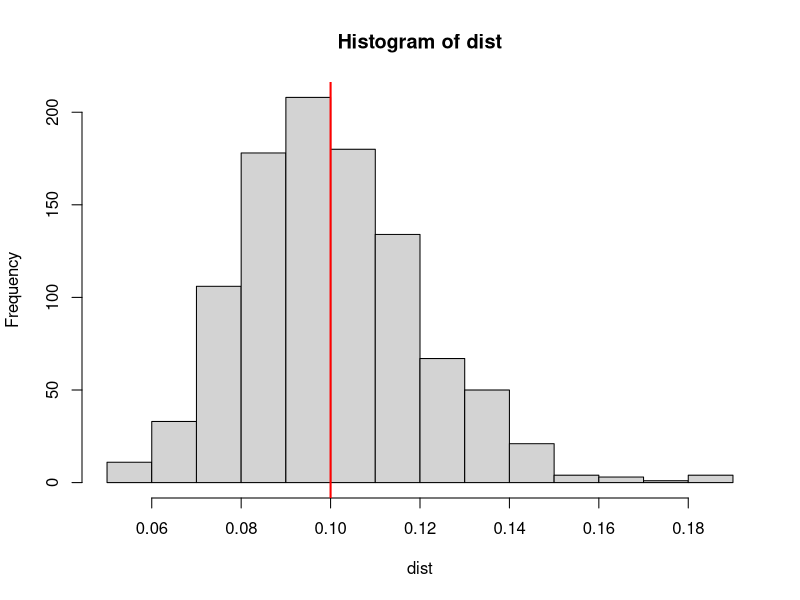
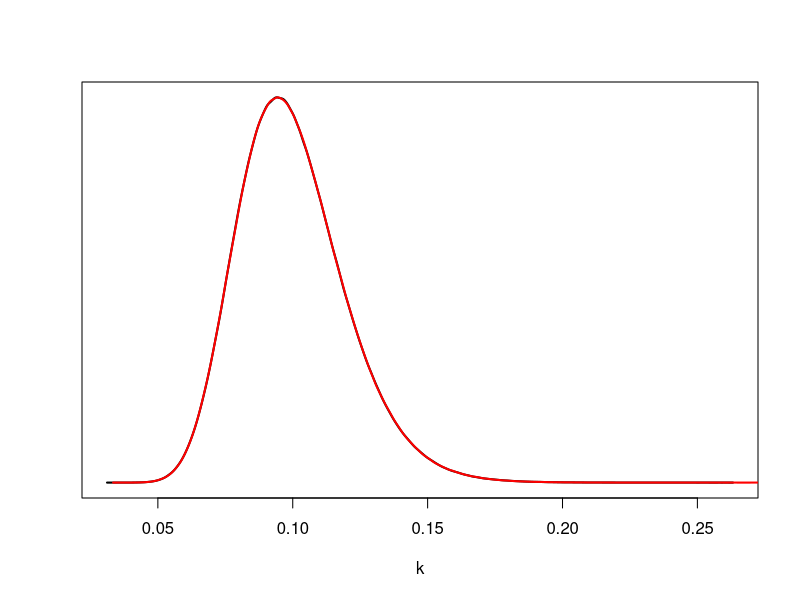
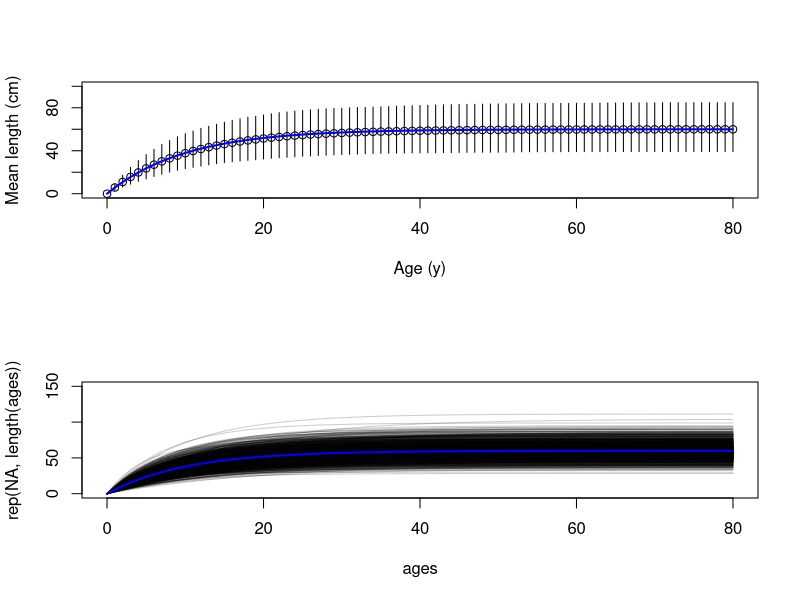
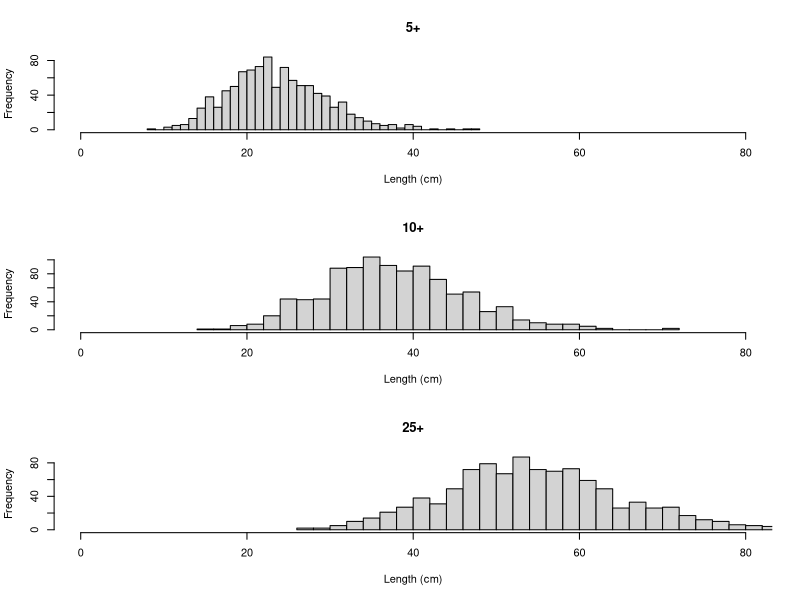

Write the R code that produced these figures, in order.
### Confidence interval calc function
ci<- function(x,ci) {
  x<-x[order(x)]
  y<-(1-ci)/2
  lci <-round(length(x)*y,0)
  uci<- round(length(x)*(1-y),0)
  return(c(x[lci],x[uci]))
}
####################################




# A test of alternative formulations for growth
# 
# How to allow for individual variability in growth and still maintain population level growth pars


# Population level growth pars
k <- 0.1
linf <- 60
#number of annual time steps in annual cycle
steps=1


t=1/steps
#max age
max_age<-80

ages= seq(0,max_age,t)


# Simulate a population of fish with different g1 and g2s
n <- 1000
cv <- 0.2


## need to generate k and Linf as longnormal random deviates assumes k comes from a lognormal distribution with mean = k and variance = v  
# in log space log(k) come from a normal distribution with mean = 'u' and standard deviation 's' calculated as follows:

v=(k*cv)^2 #varaiance of k

sigma = sqrt(log(1+cv^2))
new_v = sigma^2

dist = exp(rnorm(n,log(k), sigma) - 0.5*sigma^2)
hist(dist)
abline(v = k, col = "red", lwd = 2)


u = log(k^2/sqrt(v + k^2)) # mean of log(k)
s= sqrt(log(v/k^2 +1)) # stdev of log(k)

Ks <-exp(rnorm(n,u,s)) # k lognormal random deviates

#Test you get log mean and stdev back for K 
nsamp = 10000000
Ktest<- exp(rnorm(nsamp,u,s))
mean(Ktest) #mean
sd(Ktest)/mean(Ktest) #cv

dist = exp(rnorm(nsamp,log(k), sigma) - 0.5*sigma^2)

## compare
x1 = density(Ktest)
x2 = density(dist)

plot(x1$x,x1$y, xlab = "k", yaxt = "n", ylab = "", type = "l", lwd = 2)
lines(x2$x,x2$y,col = "red", lwd = 2)


# Linf
v=(linf*cv)^2 #varaiance of Linf

u = log(linf^2/sqrt(v +linf^2))  # mean of log(Linf)
s= sqrt(log(v/linf^2 +1))
Linfs <-exp(rnorm(n,u,s)) # linf lognormal random deviates



#Test you get log mean and stdev back for  Linf
Ltest<- exp(rnorm(nsamp,u,s))
mean(Ltest) #mean
sd(Ltest)/mean(Ltest)  #cv

#generate starting survey bootstraps



# For each fish calculate simulate growth
fishes <- NULL


for(fish in 1:n){
  # Calculate a and b for this fish
  

  b<- -(1-exp(-Ks[fish]*t))

  a <- -Linfs[fish]*b
  
  # Simulate growth
  lengths <- 0
  for(age in ages[-1]) {
    length_now <- lengths[length(lengths)]

      length_incr <- a + b*length_now
      length_now <- length_now + length_incr
    lengths <- c(lengths, length_now)
  }
  fishes <- if(is.null(fishes)) lengths else rbind(fishes,lengths)
}



# Calculate distributions at age





length_mean_age<-apply(fishes,2,mean)
#95% CI of boots
lci<- function(x) return(ci(x,0.95)[1])
uci<- function(x) return(ci(x,0.95)[2])
upper_sd<- apply(fishes,2,uci)
lower_sd<-apply(fishes,2,lci)

par(mfrow=c(2,1))
# Calculate vonB lengths at age
length_vb_age <- linf * (1-exp(-k*ages))
par(mfrow=c(2,1))
plot(ages,length_mean_age,ylab='Mean length (cm)',xlab='Age (y)',ylim=c(0,100))
segments(ages,lower_sd ,ages,upper_sd)
lines(ages,length_vb_age, col="blue",lwd=2)



# Plot lengths at age
plot(ages,rep(NA,length(ages)),ylim=c(0,150))
for(fish in 1:n) lines(ages,fishes[fish,],col=hsv(0,0,0,0.2))
lines(ages,length_vb_age, col="blue",lwd=2)


# Histograms of length at age
par(mfrow=c(3,1))
hist(fishes[,(5*steps+1)],breaks=30,main='5+',xlab='Length (cm)', xlim = c(0,80))
hist(fishes[,(10*steps+1)],breaks=30,main='10+',xlab='Length (cm)', xlim = c(0,80))
hist(fishes[,(25*steps+1)],breaks=30,main='25+',xlab='Length (cm)', xlim = c(0,80))
